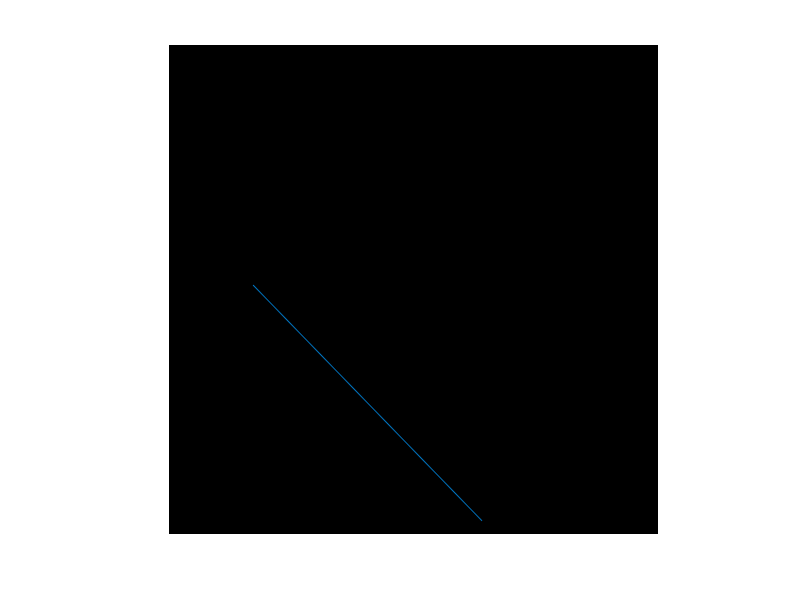

This figure's MATLAB source: (Note: this script raises an error after producing the figure.)
M = zeros(500, 500);
imshow(M);
set(gcf,'color','black');
line(randi(500,1,2), randi(500,1,2));
M = rgb2gray(imnoise(frame2im(getframe(gcf))));
close all;
imshow(M);
seuillage = M > 50;
% imshowpair(M,seuillage,'montage');
subplot(1,3,1), imshow(M)
subplot(1,3,2), imshow(seuillage)
subplot(1,3,3), imshow(seuillage)